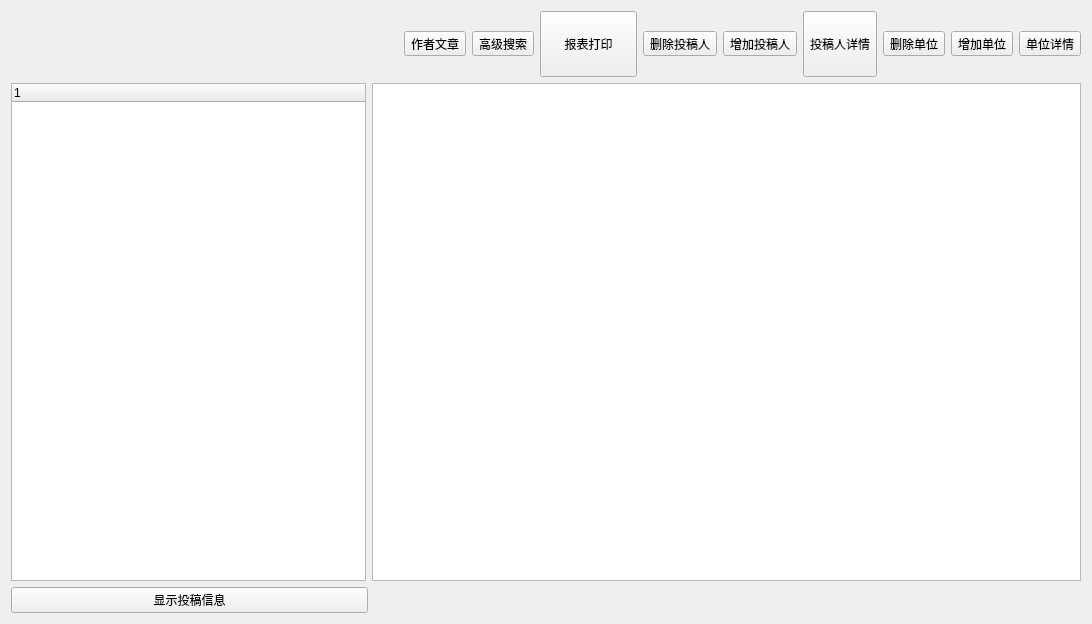
<?xml version="1.0" encoding="UTF-8"?>
<ui version="4.0">
 <class>WinContributorCatalog</class>
 <widget class="QWidget" name="WinContributorCatalog">
  <property name="geometry">
   <rect>
    <x>0</x>
    <y>0</y>
    <width>1092</width>
    <height>624</height>
   </rect>
  </property>
  <property name="windowTitle">
   <string>WinContributorCatalog</string>
  </property>
  <layout class="QVBoxLayout" name="verticalLayout">
   <item>
    <layout class="QHBoxLayout" name="horizontalLayout">
     <item>
      <spacer name="horizontalSpacer">
       <property name="orientation">
        <enum>Qt::Horizontal</enum>
       </property>
       <property name="sizeHint" stdset="0">
        <size>
         <width>40</width>
         <height>20</height>
        </size>
       </property>
      </spacer>
     </item>
     <item>
      <widget class="QToolButton" name="btn_article">
       <property name="text">
        <string>作者文章</string>
       </property>
       <property name="icon">
        <iconset resource="MainWin.qrc">
         <normaloff>:/Icon/Resources/图标/new_page_128px_501019_easyicon.net.png</normaloff>:/Icon/Resources/图标/new_page_128px_501019_easyicon.net.png</iconset>
       </property>
       <property name="iconSize">
        <size>
         <width>38</width>
         <height>38</height>
        </size>
       </property>
       <property name="toolButtonStyle">
        <enum>Qt::ToolButtonTextUnderIcon</enum>
       </property>
      </widget>
     </item>
     <item>
      <widget class="QToolButton" name="btn_search">
       <property name="maximumSize">
        <size>
         <width>110</width>
         <height>16777215</height>
        </size>
       </property>
       <property name="text">
        <string>高级搜索</string>
       </property>
       <property name="icon">
        <iconset resource="MainWin.qrc">
         <normaloff>:/Icon/Resources/图标/search_user_128px_501325_easyicon.net.png</normaloff>:/Icon/Resources/图标/search_user_128px_501325_easyicon.net.png</iconset>
       </property>
       <property name="iconSize">
        <size>
         <width>38</width>
         <height>38</height>
        </size>
       </property>
       <property name="toolButtonStyle">
        <enum>Qt::ToolButtonTextUnderIcon</enum>
       </property>
      </widget>
     </item>
     <item>
      <widget class="QToolButton" name="btn_print">
       <property name="sizePolicy">
        <sizepolicy hsizetype="Fixed" vsizetype="Fixed">
         <horstretch>60</horstretch>
         <verstretch>0</verstretch>
        </sizepolicy>
       </property>
       <property name="minimumSize">
        <size>
         <width>0</width>
         <height>0</height>
        </size>
       </property>
       <property name="maximumSize">
        <size>
         <width>97</width>
         <height>66</height>
        </size>
       </property>
       <property name="text">
        <string>报表打印</string>
       </property>
       <property name="icon">
        <iconset resource="MainWin.qrc">
         <normaloff>:/Icon/Resources/图标/printer_128px_25992_easyicon.net.png</normaloff>:/Icon/Resources/图标/printer_128px_25992_easyicon.net.png</iconset>
       </property>
       <property name="iconSize">
        <size>
         <width>40</width>
         <height>50</height>
        </size>
       </property>
       <property name="toolButtonStyle">
        <enum>Qt::ToolButtonTextUnderIcon</enum>
       </property>
      </widget>
     </item>
     <item>
      <widget class="QToolButton" name="btn_delContributor">
       <property name="maximumSize">
        <size>
         <width>110</width>
         <height>16777215</height>
        </size>
       </property>
       <property name="text">
        <string>删除投稿人</string>
       </property>
       <property name="icon">
        <iconset resource="MainWin.qrc">
         <normaloff>:/Icon/Resources/图标/delete_user_128px_501301_easyicon.net.png</normaloff>:/Icon/Resources/图标/delete_user_128px_501301_easyicon.net.png</iconset>
       </property>
       <property name="iconSize">
        <size>
         <width>45</width>
         <height>35</height>
        </size>
       </property>
       <property name="toolButtonStyle">
        <enum>Qt::ToolButtonTextUnderIcon</enum>
       </property>
      </widget>
     </item>
     <item>
      <widget class="QToolButton" name="btn_addContributor">
       <property name="maximumSize">
        <size>
         <width>110</width>
         <height>16777215</height>
        </size>
       </property>
       <property name="text">
        <string>增加投稿人</string>
       </property>
       <property name="icon">
        <iconset resource="MainWin.qrc">
         <normaloff>:/Icon/Resources/图标/add_user_128px_501291_easyicon.net.png</normaloff>:/Icon/Resources/图标/add_user_128px_501291_easyicon.net.png</iconset>
       </property>
       <property name="iconSize">
        <size>
         <width>38</width>
         <height>35</height>
        </size>
       </property>
       <property name="toolButtonStyle">
        <enum>Qt::ToolButtonTextUnderIcon</enum>
       </property>
      </widget>
     </item>
     <item>
      <widget class="QToolButton" name="btn_contributor">
       <property name="minimumSize">
        <size>
         <width>0</width>
         <height>66</height>
        </size>
       </property>
       <property name="maximumSize">
        <size>
         <width>110</width>
         <height>16777215</height>
        </size>
       </property>
       <property name="text">
        <string>投稿人详情</string>
       </property>
       <property name="icon">
        <iconset resource="MainWin.qrc">
         <normaloff>:/Icon/Resources/图标/business_man_consultancy_staff_user_128px_107_easyicon.net.ico</normaloff>:/Icon/Resources/图标/business_man_consultancy_staff_user_128px_107_easyicon.net.ico</iconset>
       </property>
       <property name="iconSize">
        <size>
         <width>35</width>
         <height>32</height>
        </size>
       </property>
       <property name="toolButtonStyle">
        <enum>Qt::ToolButtonTextUnderIcon</enum>
       </property>
      </widget>
     </item>
     <item>
      <widget class="QToolButton" name="btn_delUnit">
       <property name="text">
        <string>删除单位</string>
       </property>
       <property name="icon">
        <iconset resource="MainWin.qrc">
         <normaloff>:/Icon/Resources/图标/data_remove_database_128px_1082308_easyicon.net.png</normaloff>:/Icon/Resources/图标/data_remove_database_128px_1082308_easyicon.net.png</iconset>
       </property>
       <property name="iconSize">
        <size>
         <width>45</width>
         <height>35</height>
        </size>
       </property>
       <property name="toolButtonStyle">
        <enum>Qt::ToolButtonTextUnderIcon</enum>
       </property>
      </widget>
     </item>
     <item>
      <widget class="QToolButton" name="btn_addUnit">
       <property name="text">
        <string>增加单位</string>
       </property>
       <property name="icon">
        <iconset resource="MainWin.qrc">
         <normaloff>:/Icon/Resources/图标/data_add_database_128px_1082298_easyicon.net.png</normaloff>:/Icon/Resources/图标/data_add_database_128px_1082298_easyicon.net.png</iconset>
       </property>
       <property name="iconSize">
        <size>
         <width>38</width>
         <height>35</height>
        </size>
       </property>
       <property name="toolButtonStyle">
        <enum>Qt::ToolButtonTextUnderIcon</enum>
       </property>
      </widget>
     </item>
     <item>
      <widget class="QToolButton" name="btn_unit">
       <property name="text">
        <string>单位详情</string>
       </property>
       <property name="icon">
        <iconset resource="MainWin.qrc">
         <normaloff>:/Icon/Resources/图标/companies_128px_27316_easyicon.net.ico</normaloff>:/Icon/Resources/图标/companies_128px_27316_easyicon.net.ico</iconset>
       </property>
       <property name="iconSize">
        <size>
         <width>36</width>
         <height>36</height>
        </size>
       </property>
       <property name="toolButtonStyle">
        <enum>Qt::ToolButtonTextUnderIcon</enum>
       </property>
      </widget>
     </item>
    </layout>
   </item>
   <item>
    <layout class="QHBoxLayout" name="horizontalLayout_2" stretch="1,2">
     <item>
      <widget class="QTreeWidget" name="m_unitTree">
       <column>
        <property name="text">
         <string notr="true">1</string>
        </property>
       </column>
      </widget>
     </item>
     <item>
      <widget class="QTableView" name="m_contributeTable">
       <attribute name="horizontalHeaderStretchLastSection">
        <bool>true</bool>
       </attribute>
       <attribute name="verticalHeaderStretchLastSection">
        <bool>false</bool>
       </attribute>
      </widget>
     </item>
    </layout>
   </item>
   <item>
    <layout class="QHBoxLayout" name="horizontalLayout_3" stretch="1,2">
     <item>
      <widget class="QPushButton" name="btn_show">
       <property name="minimumSize">
        <size>
         <width>200</width>
         <height>0</height>
        </size>
       </property>
       <property name="text">
        <string>显示投稿信息</string>
       </property>
       <property name="icon">
        <iconset resource="MainWin.qrc">
         <normaloff>:/Icon/Resources/图标/editor.ico</normaloff>:/Icon/Resources/图标/editor.ico</iconset>
       </property>
      </widget>
     </item>
     <item>
      <spacer name="horizontalSpacer_2">
       <property name="orientation">
        <enum>Qt::Horizontal</enum>
       </property>
       <property name="sizeHint" stdset="0">
        <size>
         <width>358</width>
         <height>20</height>
        </size>
       </property>
      </spacer>
     </item>
    </layout>
   </item>
  </layout>
 </widget>
 <layoutdefault spacing="6" margin="11"/>
 <resources>
  <include location="MainWin.qrc"/>
 </resources>
 <connections/>
</ui>
